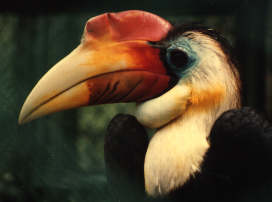
%> input picture images/Bird24d.bmp, 272 x 202 px
$ octave --eval "result = vc3_3(imread('../images/Bird24d.bmp'));"   (GNU Octave 9; MATLAB toolbox functions it lacks are replaced by stand-ins)
%> lines starting %> are read from the running program, lines starting %| are printed output that depends on the picture
function [ Out ] = vc3_3( I )
    if length(size(I)) ~= 2
        I = rgb2gray(I);
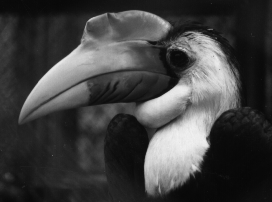
%> I: size 202x272 uint8; min 7, max 242, mean 65.1
    end
    I = double(I);
%> I: size 202x272 double

    h = fspecial('sobel');
    Gh = imfilter(I, h);
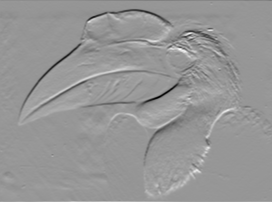
%> Gh: size 202x272 double; min -727, max 504, mean -0.1; drawn with min black and max white
    Gv = imfilter(I, h');
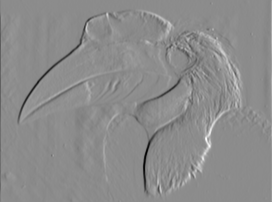
%> Gv: size 202x272 double; min -725, max 594, mean 0.2; drawn with min black and max white

    G = hypot(Gh, Gv);
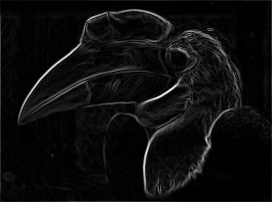
%> G: size 202x272 double; min 0, max 820.1, mean 44.3; drawn with min black and max white
    Out = uint8(I + G);
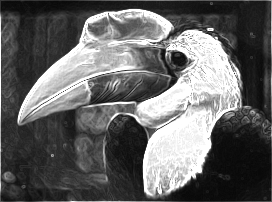
%> Out: size 202x272 uint8; min 7, max 255, mean 100.5
end

$ run again, on images/XRay.bmp
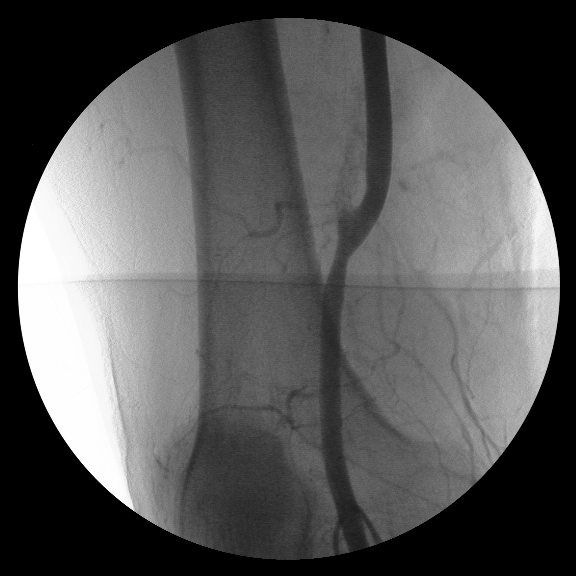
%> input picture images/XRay.bmp, 576 x 576 px
%> in vc3_3, `G = hypot(Gh, Gv);`:
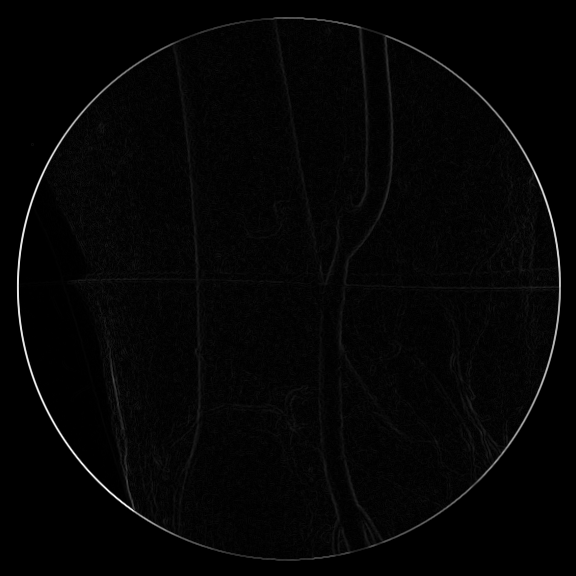
%> G: size 576x576 double; min 0, max 1124.5, mean 21.9; drawn with min black and max white
%> in vc3_3, `Out = uint8(I + G);`:
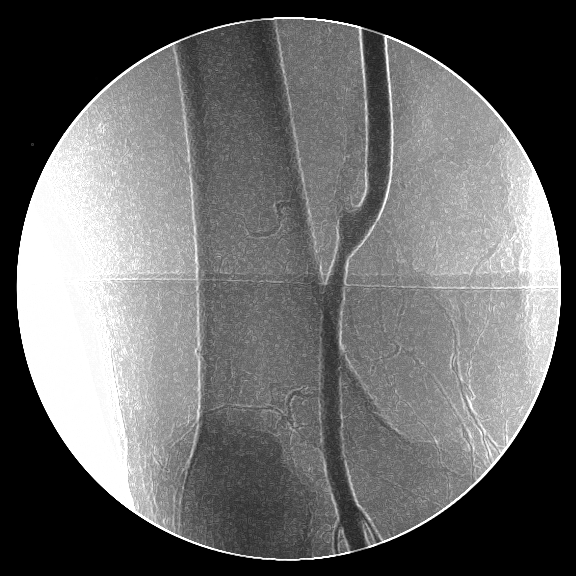
%> Out: size 576x576 uint8; min 0, max 255, mean 103.5
